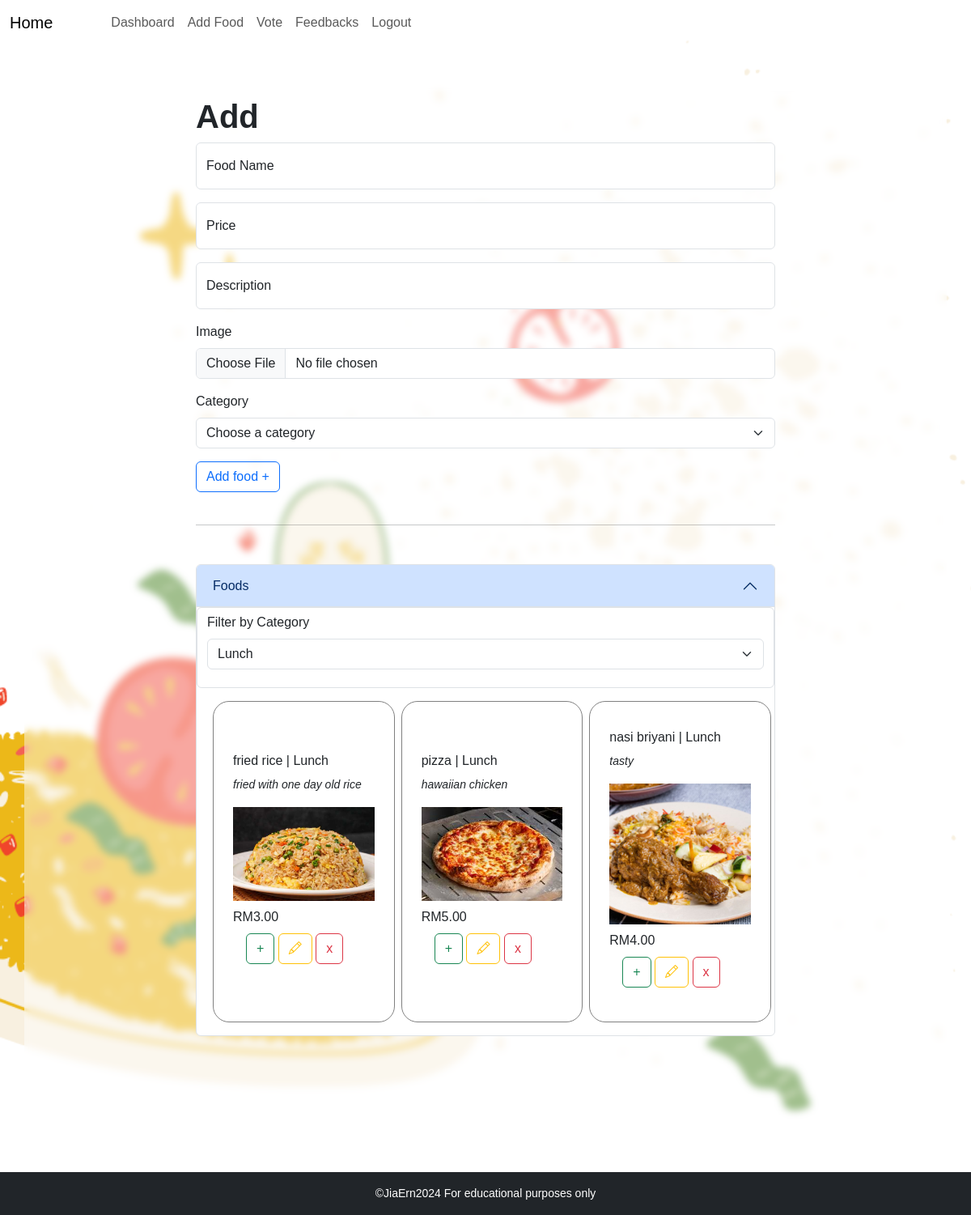
Screenshot of /views/pages/add_food.php?category_id=2 (signed in) with the database file from the repository.
### tables this page shows
CREATE TABLE `foods` (
  `id` int(11) NOT NULL,
  `name` varchar(255) NOT NULL,
  `price` decimal(10,2) NOT NULL,
  `description` text DEFAULT NULL,
  `image` varchar(255) DEFAULT NULL,
  `category_id` int(11) NOT NULL,
  `isActive` tinyint(1) NOT NULL
);

CREATE TABLE `categories` (
  `id` int(11) NOT NULL,
  `name` varchar(255) NOT NULL
);

### views/pages/add_food.php (the view, shortened to what this page needs)
<?php
function get_content(){
    require_once '../../controllers/connection.php';
    $query = "SELECT * FROM categories;";
    $cat_result = mysqli_query($cn, $query);
    $categories = mysqli_fetch_all($cat_result, MYSQLI_ASSOC);
    $selected_category = isset($_GET['category_id']) ? $_GET['category_id'] : null;
    if ($selected_category) {
        $foods_query = "
            SELECT foods.*, categories.name as category_name
            FROM foods
            JOIN categories ON foods.category_id = categories.id
            WHERE foods.category_id = '$selected_category'
        ";
    } else {
        $foods_query = "
            SELECT foods.*, categories.name as category_name
            FROM foods
            JOIN categories ON foods.category_id = categories.id
        ";
    }
    $foods_result = mysqli_query($cn, $foods_query);
    $foods = mysqli_fetch_all($foods_result, MYSQLI_ASSOC);
?>
<link rel="stylesheet" href="../../css/dashboard.css">
<div class="container pt-3 pb-5 dashboard-section mb-5 my-md-5">
    <div class="row mx-auto">
        <div class="col-md-8 mx-auto">
            <h1><b>Add</b></h1>
            <form method="POST" action="/controllers/foods/add.php" enctype="multipart/form-data">
                <div class="mb-3 form-floating">
                    <input type="text" name="food_name" class="form-control" placeholder="Food Name" id="floatingInput1"/>
                    <label for="floatingInput1">Food Name</label>
                </div>
                <div class="mb-3 form-floating">
                    <input type="number" name="price" class="form-control" placeholder="Price" id="floatingInput2"/>
                    <label for="floatingInput2">Price</label>
                </div>
                <div class="mb-3 form-floating">
                    <input type="text" name="description" class="form-control" placeholder="Description" id="floatingInput"/>
                    <label for="floatingInput">Description</label>
                </div>
                <div class="mb-3">
                    <label class="form-label" for="imge">Image</label>
                    <input type="file" name="image" class="form-control" id="imge"/>
                </div>
                <div class="mb-3">
                    <label class="form-label" for="category_id">Category</label>
                    <select class="form-select" name="category_id" id="category_id">
                        <option selected disabled>Choose a category</option>
                    </select>
                </div>
                <button class="btn btn-outline-primary">Add food +</button>
            </form>
            <br>
            <hr>
            <div class="d-flex mt-5 row gap-2">
            <div class="accordion" id="accordionExample">
                <div class="accordion-item">
                    <h5 class="accordion-header">
                    <button class="accordion-button" type="button" data-bs-toggle="collapse" data-bs-target="#collapseOne" aria-expanded="true" aria-controls="collapseOne">
                        Foods
                    </button>
                    <form method="GET" action="" class=" form-control">
                        <div class="mb-3">
                            <label class="form-label" for="filter_category_id">Filter by Category</label>
                            <select class="form-select" name="category_id" id="filter_category_id" onchange="this.form.submit()">
                                <?php foreach($categories as $category): ?>
                                    <option value="<?php echo $category['id'] ?>" <?php echo $selected_category == $category['id'] ? 'selected' : '' ?>>
                                        <?php echo $category['name'] ?>
                                    </option>
                                <?php endforeach; ?>
                            </select>
                        </div>
                    </form>
                    </h5>
                    <div id="collapseOne" class="accordion-collapse collapse show" data-bs-parent="#accordionExample">
                    <div class="accordion-body d-flex overflow-x-scroll gap-2">
                    <?php foreach($foods as $food): ?>
                        <div class="d-flex flex-column col-md-4 p-4 foods justify-content-center">
                            <h6><?php echo $food['name']; ?> | <?php echo $food['category_name']; ?></h6>
                            <p><small><i><?php echo $food['description']?></i></small></p>
                            <img src="<?php echo $food['image']; ?>" class="img-fluid mb-2" style="width: 200px;"/>
                            RM<?php echo $food['price']; ?><br>
                            <div class="align-middle my-2">
                                <a class="btn btn-outline-success ms-3" href="../../controllers/votes/actions.php?id=<?php echo $food['id']?>&a=1&cat=<?php echo $food['category_id']?>" data-toggle="tooltip" data-placement="bottom" title="Add to today's vote option">+</a>
                                <button class="btn btn-outline-warning" type="button" data-bs-toggle="collapse" data-bs-target="#collapseExample-<?php echo $food['id']?>" aria-expanded="false" aria-controls="collapseExample"><i class="bi bi-pencil"></i></button>
                                <a href="/controllers/foods/delete.php?id=<?php echo $food['id']?>" class="btn btn-outline-danger" title="Delete">x</a>
                            </div>
                        </div>
                    <?php endforeach; ?>
                    </div>
                    </div>
                </div>
            </div>
            <div class="mb-5 mt-3">
            <?php foreach($foods as $food): ?>
            </div>
            <?php endforeach;?>
<?php
    }
    require_once '../template/layout.php'
?>

### css/dashboard.css (style rules this page uses)
body { overflow-x: hidden; font-family: "Franklin Gothic Medium", "Arial Narrow", Arial, sans-serif; background-image: url(/images/dashboard_bg.png); background-size: cover; background-repeat: none; }
.dashboard-section { background-color: rgba(255, 255, 255, 0.444); backdrop-filter: blur(5px); padding: 15px; border-radius: 20px; }
.foods { background-color: white; border-radius: 20px; transition: 0.3s; border: 1px solid grey; }

### rows the page displays
foods: name "fried rice", category.name "Lunch", description "fried with one day old rice", image (picture), price "3.00"
foods: name "pizza", category.name "Lunch", description "hawaiian chicken", image (picture), price "5.00"
foods: name "nasi briyani", category.name "Lunch", description "tasty", image (picture), price "4.00"

### other values shown
form field category_id "Lunch"
